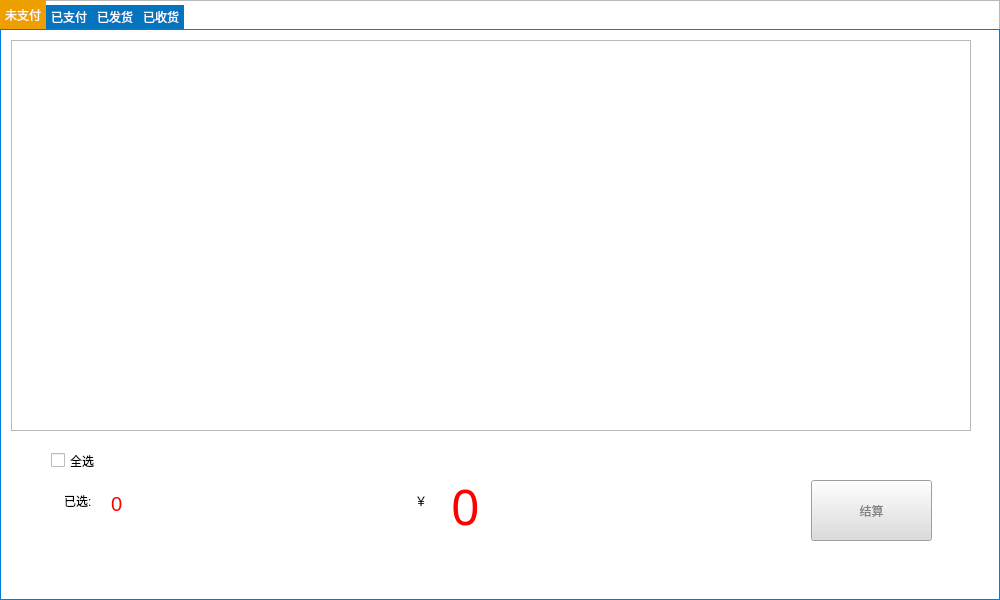
<?xml version="1.0" encoding="UTF-8"?>
<ui version="4.0">
 <class>ShoppingCartForm</class>
 <widget class="QWidget" name="ShoppingCartForm">
  <property name="geometry">
   <rect>
    <x>0</x>
    <y>0</y>
    <width>1000</width>
    <height>600</height>
   </rect>
  </property>
  <property name="windowTitle">
   <string>Form</string>
  </property>
  <widget class="QTableWidget" name="tableWidget">
   <property name="geometry">
    <rect>
     <x>0</x>
     <y>0</y>
     <width>1000</width>
     <height>601</height>
    </rect>
   </property>
   <attribute name="horizontalHeaderDefaultSectionSize">
    <number>1000</number>
   </attribute>
   <attribute name="verticalHeaderDefaultSectionSize">
    <number>180</number>
   </attribute>
  </widget>
  <widget class="QTabWidget" name="tabWidget">
   <property name="geometry">
    <rect>
     <x>0</x>
     <y>0</y>
     <width>1000</width>
     <height>600</height>
    </rect>
   </property>
   <property name="styleSheet">
    <string notr="true">*{
font-family:&quot;Microsoft Yahei&quot;;

}

QTabWidget::pane{

border-width:1px;

border-style:solid;

border-color:rgb(1, 124, 217);

background:transparent;

}

QTabWidget::tab-bar{

    alignment:left;

}

QTabBar::tab{

/*background-color: rgb(1, 124, 217); */ /*浅蓝色*/

background-color: rgb(4, 116, 191);  /*深蓝色*/

color:white;

min-width:30px;

min-height:10px;

border: 0px;

padding:5px;

}

QTabBar::tab:selected{

border-color: white;

background-color: rgb(238, 159, 0); /*橘黄色*/

color:white;

}

QTabBar::tab:!selected {

margin-top: 5px;

}

</string>
   </property>
   <property name="currentIndex">
    <number>0</number>
   </property>
   <widget class="QWidget" name="tab_0">
    <attribute name="title">
     <string>未支付</string>
    </attribute>
    <widget class="QTableWidget" name="tableWidget_0">
     <property name="geometry">
      <rect>
       <x>10</x>
       <y>10</y>
       <width>960</width>
       <height>391</height>
      </rect>
     </property>
     <attribute name="horizontalHeaderDefaultSectionSize">
      <number>1000</number>
     </attribute>
     <attribute name="verticalHeaderDefaultSectionSize">
      <number>180</number>
     </attribute>
    </widget>
    <widget class="QPushButton" name="pb_submit">
     <property name="geometry">
      <rect>
       <x>810</x>
       <y>450</y>
       <width>121</width>
       <height>61</height>
      </rect>
     </property>
     <property name="styleSheet">
      <string notr="true">QPushButton{
	color: gray;
	background-color:#DCDCDC;

}


QPushButton:hover{


color:#FFFFF0;
background-color: rgb(174, 16, 39);

}</string>
     </property>
     <property name="text">
      <string>结算</string>
     </property>
    </widget>
    <widget class="QCheckBox" name="checkBox">
     <property name="geometry">
      <rect>
       <x>50</x>
       <y>410</y>
       <width>91</width>
       <height>41</height>
      </rect>
     </property>
     <property name="text">
      <string>全选</string>
     </property>
    </widget>
    <widget class="QLabel" name="label">
     <property name="geometry">
      <rect>
       <x>63</x>
       <y>461</y>
       <width>34</width>
       <height>20</height>
      </rect>
     </property>
     <property name="text">
      <string>已选:</string>
     </property>
    </widget>
    <widget class="QLabel" name="lb_checkNum">
     <property name="geometry">
      <rect>
       <x>110</x>
       <y>460</y>
       <width>41</width>
       <height>27</height>
      </rect>
     </property>
     <property name="styleSheet">
      <string notr="true">*{
	color:rgb(255,0,0);
	font-size:20px;
	


}</string>
     </property>
     <property name="text">
      <string>0</string>
     </property>
    </widget>
    <widget class="QLabel" name="label_2">
     <property name="geometry">
      <rect>
       <x>414</x>
       <y>461</y>
       <width>16</width>
       <height>20</height>
      </rect>
     </property>
     <property name="text">
      <string>￥</string>
     </property>
    </widget>
    <widget class="QLabel" name="lb_sum">
     <property name="geometry">
      <rect>
       <x>450</x>
       <y>450</y>
       <width>161</width>
       <height>51</height>
      </rect>
     </property>
     <property name="font">
      <font>
       <family>Microsoft Yahei</family>
       <pointsize>-1</pointsize>
      </font>
     </property>
     <property name="styleSheet">
      <string notr="true">*{
	color:rgb(255,0,0);
	font-size:50px;
	
}</string>
     </property>
     <property name="text">
      <string>0</string>
     </property>
    </widget>
   </widget>
   <widget class="QWidget" name="tab_1">
    <attribute name="title">
     <string>已支付</string>
    </attribute>
    <widget class="QTableWidget" name="tableWidget_1">
     <property name="geometry">
      <rect>
       <x>10</x>
       <y>10</y>
       <width>960</width>
       <height>371</height>
      </rect>
     </property>
     <property name="font">
      <font>
       <family>Microsoft Yahei</family>
      </font>
     </property>
     <attribute name="horizontalHeaderDefaultSectionSize">
      <number>1000</number>
     </attribute>
     <attribute name="verticalHeaderDefaultSectionSize">
      <number>180</number>
     </attribute>
    </widget>
    <widget class="QLabel" name="label_3">
     <property name="geometry">
      <rect>
       <x>170</x>
       <y>400</y>
       <width>641</width>
       <height>111</height>
      </rect>
     </property>
     <property name="font">
      <font>
       <family>Microsoft Yahei</family>
       <pointsize>-1</pointsize>
      </font>
     </property>
     <property name="styleSheet">
      <string notr="true">*{
	font-size: 45px;
}</string>
     </property>
     <property name="text">
      <string>已付款，请等待店长发货</string>
     </property>
    </widget>
   </widget>
   <widget class="QWidget" name="tab_2">
    <attribute name="title">
     <string>已发货</string>
    </attribute>
    <widget class="QTableWidget" name="tableWidget_2">
     <property name="geometry">
      <rect>
       <x>10</x>
       <y>10</y>
       <width>971</width>
       <height>441</height>
      </rect>
     </property>
     <attribute name="horizontalHeaderDefaultSectionSize">
      <number>1000</number>
     </attribute>
     <attribute name="verticalHeaderDefaultSectionSize">
      <number>180</number>
     </attribute>
    </widget>
   </widget>
   <widget class="QWidget" name="tab_4">
    <attribute name="title">
     <string>已收货</string>
    </attribute>
    <widget class="QTableWidget" name="tableWidget_3">
     <property name="geometry">
      <rect>
       <x>10</x>
       <y>10</y>
       <width>960</width>
       <height>391</height>
      </rect>
     </property>
     <attribute name="horizontalHeaderDefaultSectionSize">
      <number>1000</number>
     </attribute>
     <attribute name="verticalHeaderDefaultSectionSize">
      <number>180</number>
     </attribute>
    </widget>
   </widget>
  </widget>
 </widget>
 <resources/>
 <connections/>
</ui>
